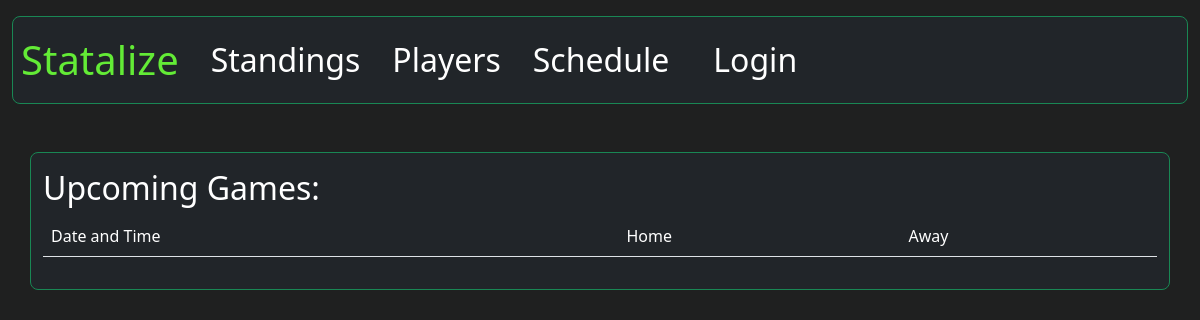
/schedule/, run on an earlier commit of the app's database.
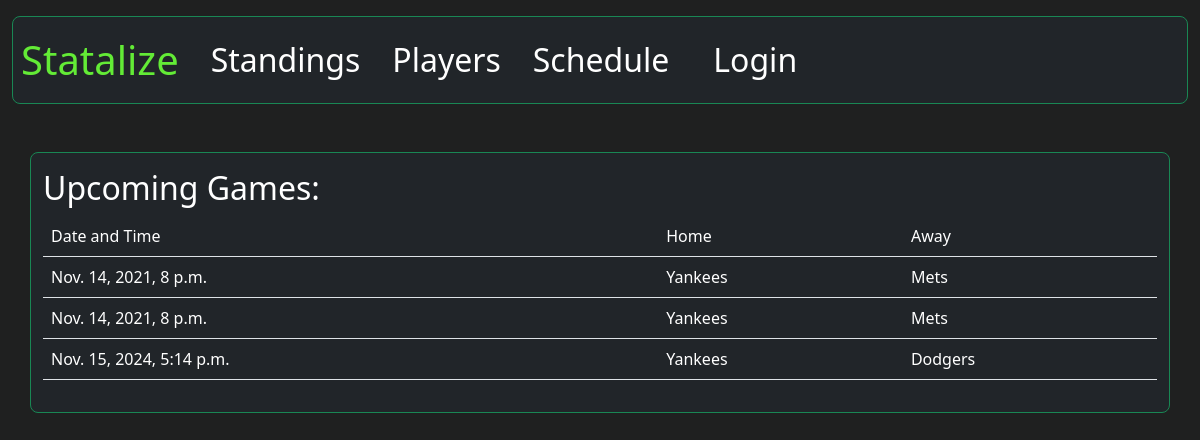
And on a later commit of the database.
### statalize_app/models.py (models this page shows)
class Game(models.Model):
    id = models.UUIDField(primary_key=True, default=uuid.uuid4, editable=False)
    date = models.DateTimeField(null=True)
    home_team = models.ForeignKey(team, related_name="home_games", on_delete=models.CASCADE)
    away_team = models.ForeignKey(team, related_name="away_games", on_delete=models.CASCADE)
    home_score = models.PositiveIntegerField(default=0)
    away_score = models.PositiveIntegerField(default=0)
    winner = models.ForeignKey(team, on_delete=models.CASCADE, null=True)

class team (models.Model):
    id = models.UUIDField(primary_key=True, default=uuid.uuid4, editable=False)
    coach = models.ForeignKey(User, on_delete=models.CASCADE, null=True)
    team_name = models.CharField(max_length=20)
    wins = models.PositiveIntegerField()
    losses = models.PositiveIntegerField()
    def __str__(self):
        return self.team_name

### statalize_app/views.py (the view)
# urls.py: path('schedule/', display_schedule, name = 'schedule'),
def display_schedule(request):
    data = Game.objects.all()
    context = {"games": data}
    return render(request, 'statalize/schedule.html', context)

### templates/statalize/schedule.html (shortened to what this page needs)
{% extends 'base.html' %}
{% block body %}
<div class = "container bg-dark border border-success mt-5 pt-3 rounded-3">
      <h2>
          Upcoming Games:
      </h2>
    <table class = "sortable table">
      <thead>
        <tr>
            <td>Date and Time</td>
            <td>Home</td>
            <td>Away</td>
        </tr>
      </thead>
         {% for game in games %}
        <tr>
            <td>{{ game.date }}</td>
            <td>{{ game.home_team }}</td>
            <td>{{ game.away_team }}</td>
        </tr>
        {% endfor %}
    </table>
  <div class ="container pb-3"></div>
</div>
{% endblock %}

What changed in the data, as far as the page shows it:
added Game: date "Nov. 14, 2021, 8 p.m.", home_team "Yankees", away_team "Mets"
added Game: date "Nov. 14, 2021, 8 p.m.", home_team "Yankees", away_team "Mets"
added Game: date "Nov. 15, 2024, 5:14 p.m.", home_team "Yankees", away_team "Dodgers"
